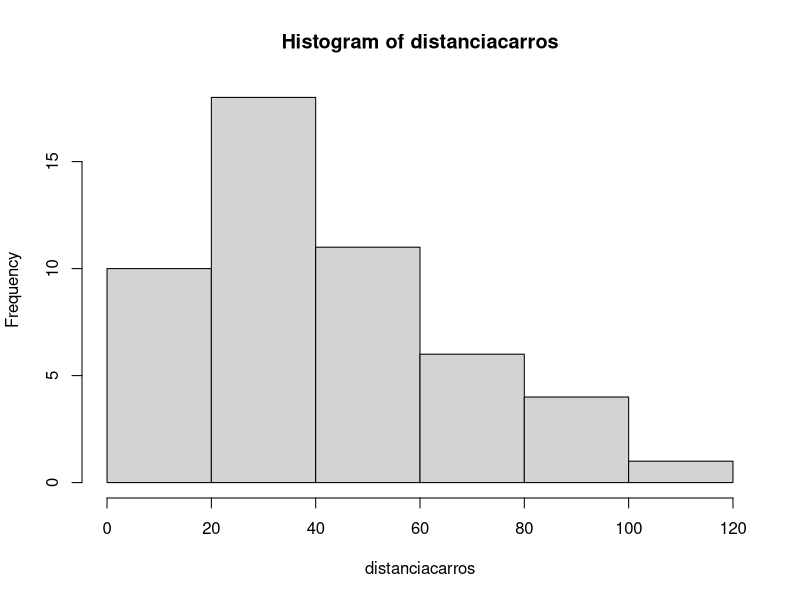
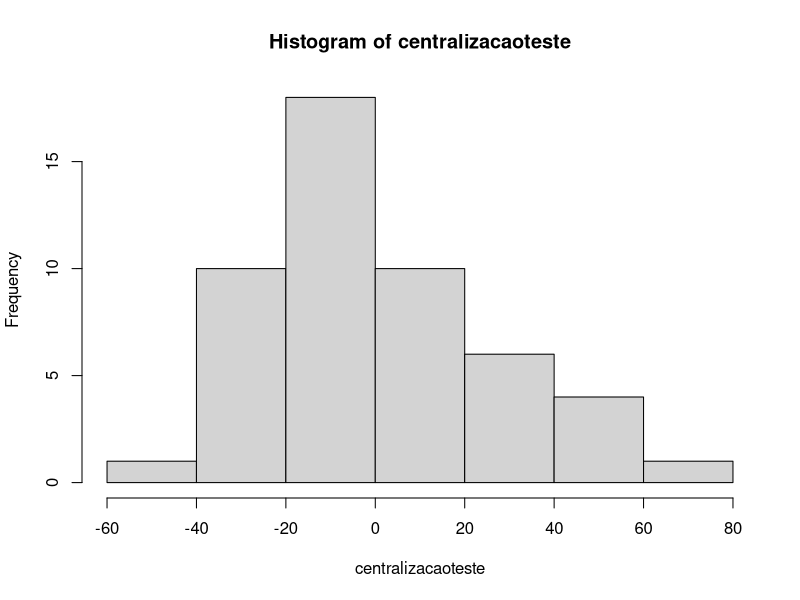

Source code (R) for these figures, in order:
basecarros <- cars
centralizacao <- function(x) {
  x <- x - mean(x)
  return(x)
}
distanciacarros <- basecarros$dist
centralizacao(basecarros$dist)
centralizacaoteste <- centralizacao(basecarros$dist)
hist(distanciacarros)
hist(centralizacaoteste)